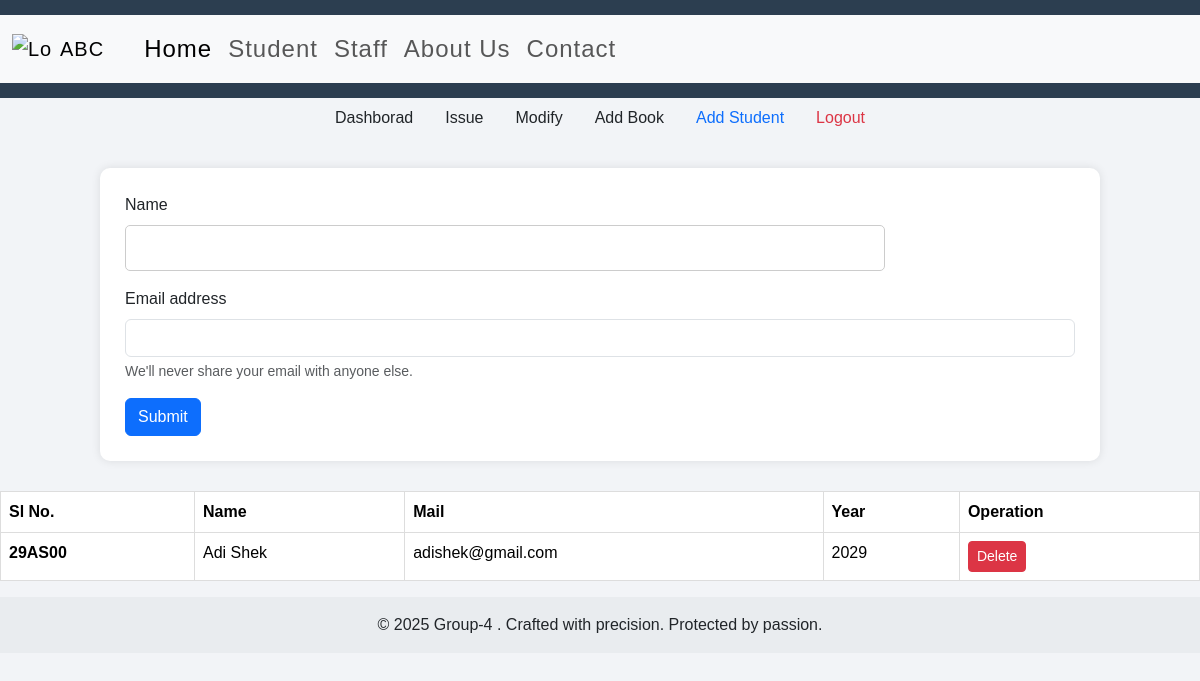
/addstu, run on an earlier commit of the app's database.
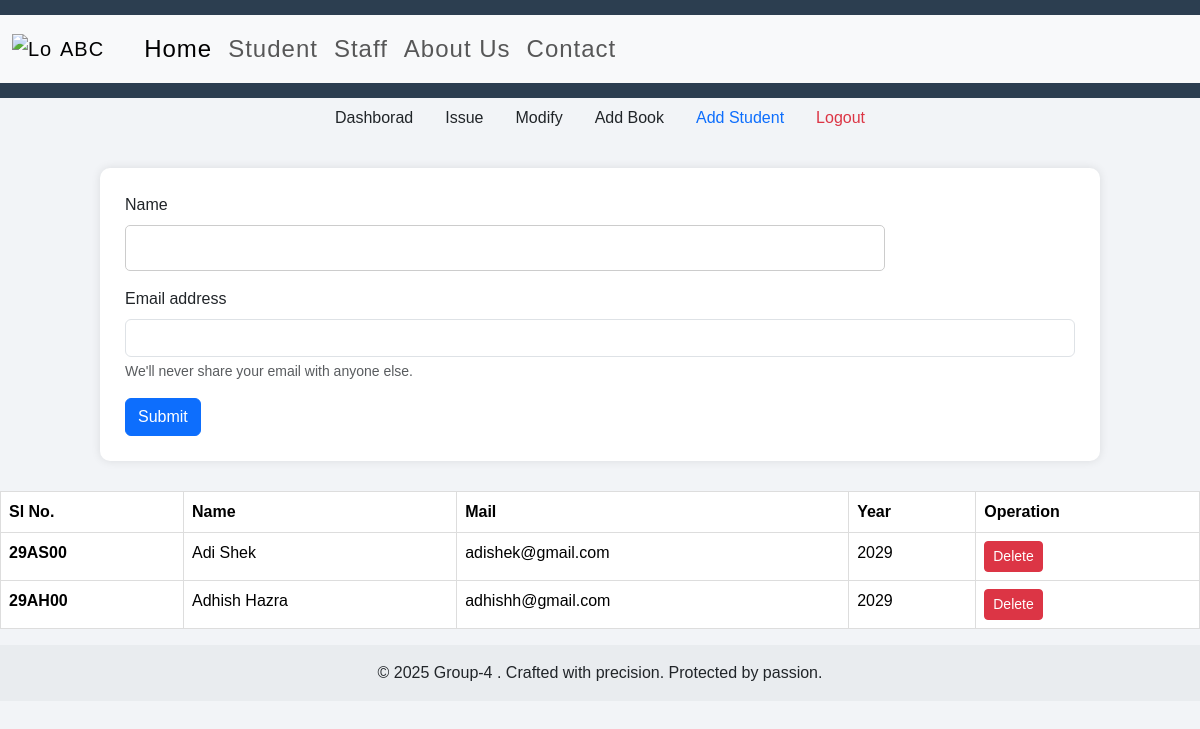
And on a later commit of the database.
### app.py (models this page shows)
class Student(db.Model):
    id = db.Column(db.String(6),primary_key=True)
    name = db.Column(db.String(50))
    passout = db.Column(db.Integer)
    mail = db.Column(db.String(75))

### app.py (the view, shortened to what this page needs)
@app.route("/addstu",methods=["POST","GET"])
def Add_Student():
    all_stu = Student.query.all()
    return render_template("addstu.html",stus=all_stu)

### templates/addstu.html (shortened to what this page needs)
{% extends "base.html" %}
{% block b %}
<ul class="nav justify-content-center">
  <li class="nav-item">
    <a class="nav-link text-dark" href="/dashboard">Dashborad</a>
  </li>
  <li class="nav-item">
    <a class="nav-link text-dark" href="/issue">Issue</a>
  </li>
  <li class="nav-item">
    <a class="nav-link text-dark" href="/modify">Modify</a>
  </li>
  <li class="nav-item">
    <a class="nav-link text-dark" href="/add_book">Add Book</a>
  </li>
  <li class="nav-item">
    <a class="nav-link active" href="/addstu">Add Student</a>
  </li>
  <li class="nav-item">
    <a class="nav-link text-danger" href="/logout">Logout</a>
  </li>
</ul>
<div class="container">
<form method="post" action="/addstu">
  <div class="mb-3">
    <label class="form-label">Name</label>
    <input type="text" name="name" class="form-control">
  </div>
  <div class="mb-3">
    <label class="form-label">Email address</label>
    <input type="email" name="mail" class="form-control">
    <div class="form-text">We'll never share your email with anyone else.</div>
  </div>
  <button type="submit" class="btn btn-primary">Submit</button>
</form>
</div>
<table class="table">
  <thead>
    <tr>
      <th scope="col">Sl No.</th>
      <th scope="col">Name</th>
      <th scope="col">Mail</th>
      <th scope="col">Year</th>
      <th scope="col">Operation</th>
    </tr>
  </thead>
  <tbody>
    {% for stu in stus %}
    <tr>
      <th scope="row">{{stu.id}}</th>
      <td>{{stu.name}}</td>
      <td>{{stu.mail}}</td>
      <td>{{stu.passout}}</td>
      <td><a href="/delstu/{{stu.id}}" type="button" class="btn btn-sm btn-danger">Delete</a></td>
    </tr>
    {% endfor %}
  </tbody>
</table>
{% endblock b %}

What changed in the data, as far as the page shows it:
added Student: id "29AH00", name "Adhish Hazra", mail "adhishh@gmail.com", passout "2029"
